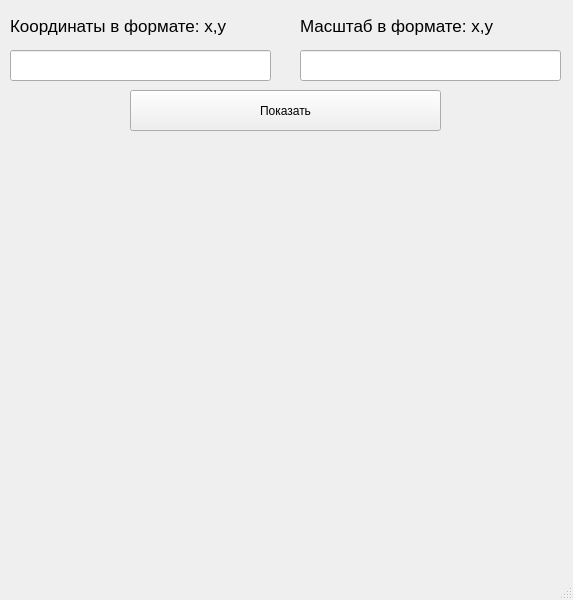
<?xml version="1.0" encoding="UTF-8"?>
<ui version="4.0">
 <class>MainWindow</class>
 <widget class="QMainWindow" name="MainWindow">
  <property name="geometry">
   <rect>
    <x>0</x>
    <y>0</y>
    <width>573</width>
    <height>600</height>
   </rect>
  </property>
  <property name="windowTitle">
   <string>MainWindow</string>
  </property>
  <widget class="QWidget" name="centralwidget">
   <widget class="QLineEdit" name="coords">
    <property name="geometry">
     <rect>
      <x>10</x>
      <y>50</y>
      <width>261</width>
      <height>31</height>
     </rect>
    </property>
   </widget>
   <widget class="QLabel" name="label">
    <property name="geometry">
     <rect>
      <x>10</x>
      <y>10</y>
      <width>261</width>
      <height>31</height>
     </rect>
    </property>
    <property name="font">
     <font>
      <pointsize>13</pointsize>
     </font>
    </property>
    <property name="text">
     <string>Координаты в формате: x,y</string>
    </property>
   </widget>
   <widget class="QLabel" name="label2">
    <property name="geometry">
     <rect>
      <x>300</x>
      <y>10</y>
      <width>261</width>
      <height>31</height>
     </rect>
    </property>
    <property name="font">
     <font>
      <pointsize>13</pointsize>
     </font>
    </property>
    <property name="text">
     <string>Масштаб в формате: x,y</string>
    </property>
   </widget>
   <widget class="QLineEdit" name="spn">
    <property name="geometry">
     <rect>
      <x>300</x>
      <y>50</y>
      <width>261</width>
      <height>31</height>
     </rect>
    </property>
   </widget>
   <widget class="QLabel" name="image">
    <property name="geometry">
     <rect>
      <x>10</x>
      <y>140</y>
      <width>551</width>
      <height>411</height>
     </rect>
    </property>
    <property name="text">
     <string/>
    </property>
   </widget>
   <widget class="QPushButton" name="btn">
    <property name="geometry">
     <rect>
      <x>130</x>
      <y>90</y>
      <width>311</width>
      <height>41</height>
     </rect>
    </property>
    <property name="text">
     <string>Показать</string>
    </property>
   </widget>
  </widget>
  <widget class="QMenuBar" name="menubar">
   <property name="geometry">
    <rect>
     <x>0</x>
     <y>0</y>
     <width>573</width>
     <height>21</height>
    </rect>
   </property>
  </widget>
  <widget class="QStatusBar" name="statusbar"/>
 </widget>
 <resources/>
 <connections/>
</ui>
